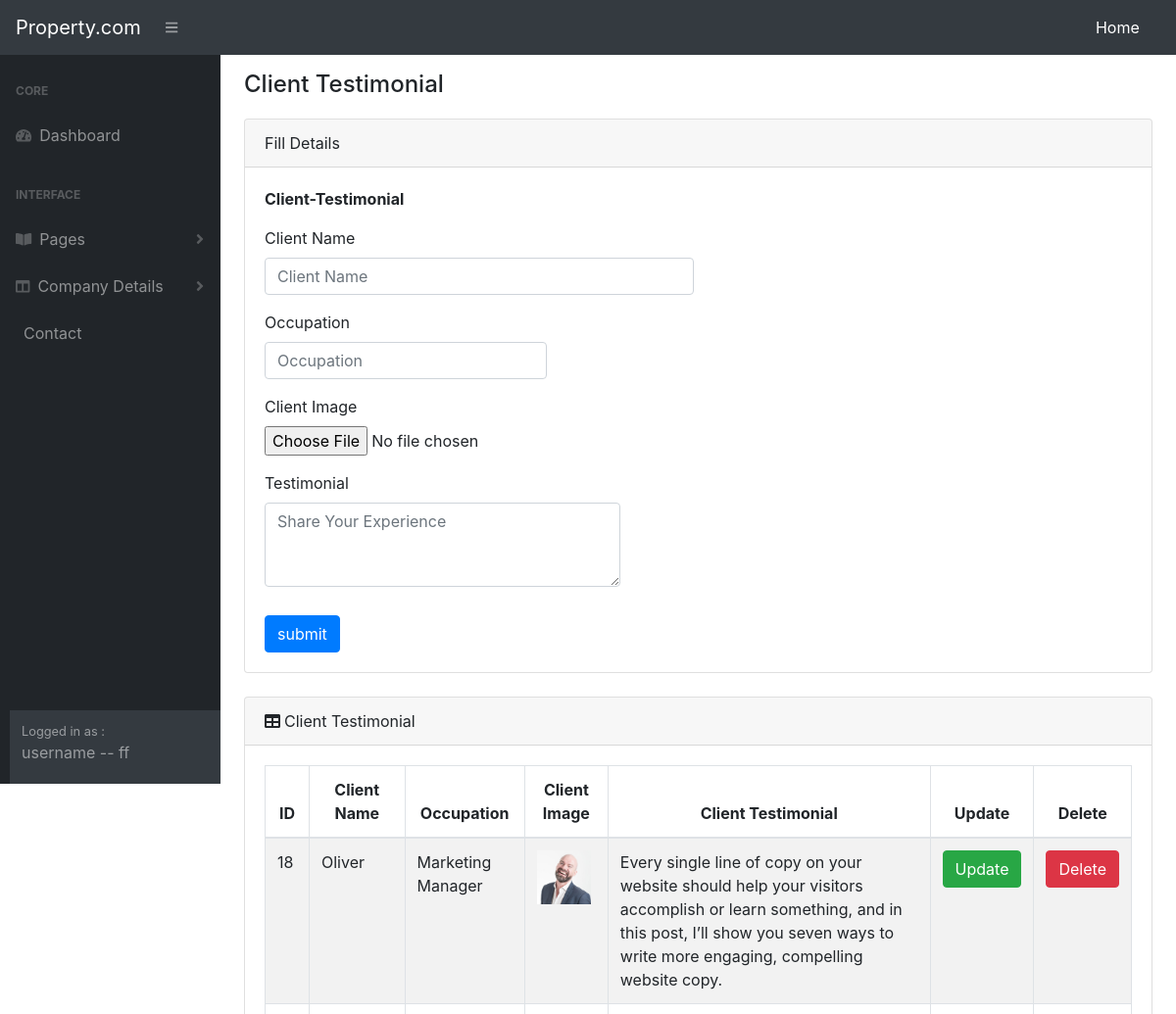
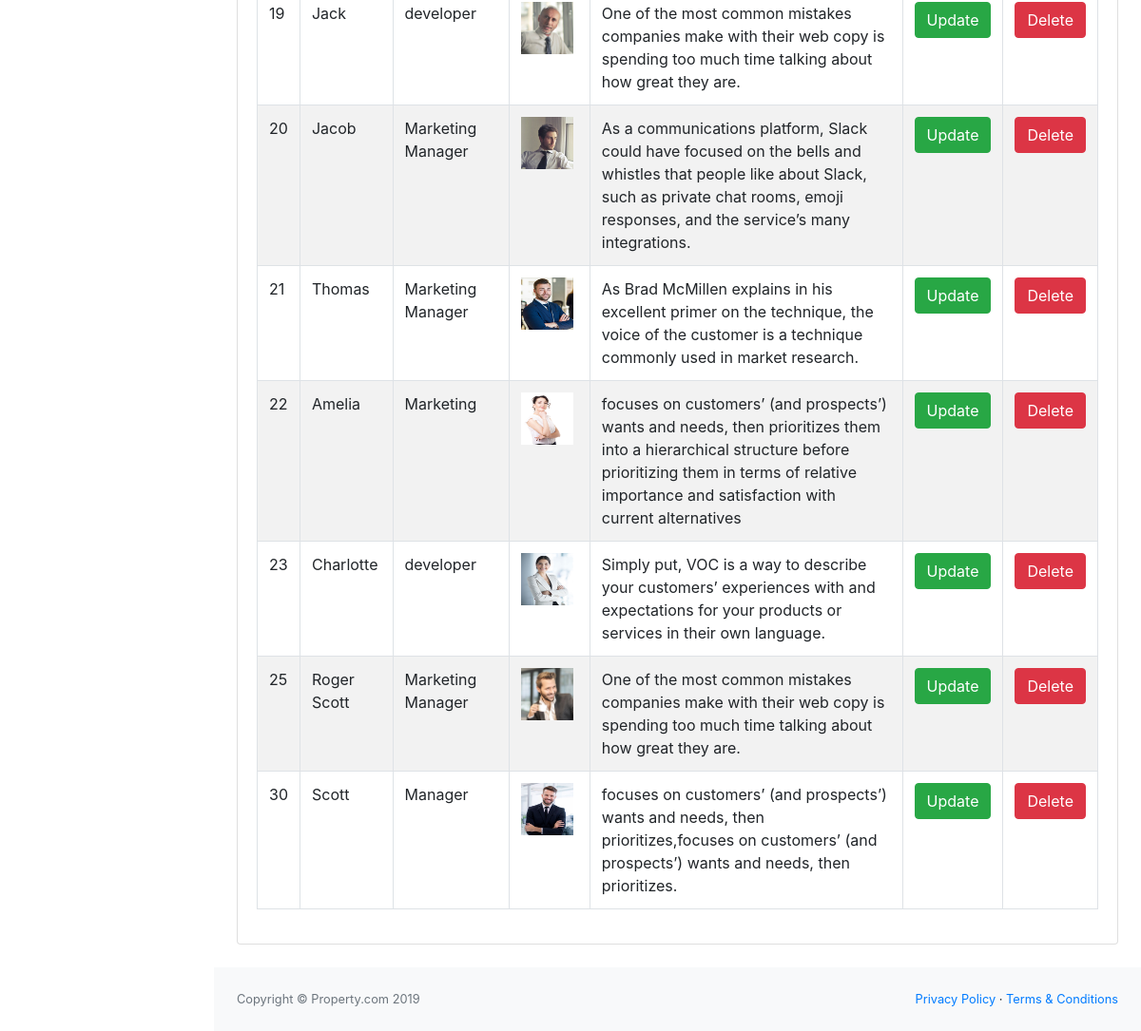
The page /admin_dashboard/dist/client-testimonial.php (signed in) on the database its author committed (2 pictures, top to bottom).
### tables this page shows
CREATE TABLE `client_testimonial` (
  `testimonial_id` int(11) NOT NULL,
  `testimonial` varchar(245) NOT NULL,
  `testimonial_name` varchar(245) NOT NULL,
  `testimonial_occupation` varchar(245) NOT NULL,
  `testimonial_image` varchar(245) NOT NULL
);

### admin_dashboard/dist/client-testimonial.php (the view, shortened to what this page needs)
<?php
  include("config.php");
  $result = mysqli_query($mysqli,"select * from client_testimonial order by testimonial_id asc");
?>
<?php
  include("navbar.php");
?>
<div id="layoutSidenav">
  <?php
    include("sidebar.php");
  ?>
  <div id="layoutSidenav_content">
                  <main>
                    <div class="container-fluid">
                        <h4 class="mt-3" style="margin-bottom: 20px;">Client Testimonial</h4>
                            <div class="card mb-4">
                              <div class="card-header">Fill Details</div>
                              <div class="card-body">
                                <form action="client-testimonial-fun.php" method="POST" enctype="multipart/form-data">
                                  <div class="form-row">
                                    <div class="form-group col-md-6">
                                      <label for="pdetails" style="font-weight: 700;  margin-bottom:-3px ">Client-Testimonial</label>
                                    </div>
                                  </div>
                                  <div class="form-row">
                                    <div class="form-group col-md-6">
                                      <label for="client-name">Client Name </label>
                                      <input type="text" class="form-control" name="client-name" id="client-name" placeholder="Client Name">
                                    </div>
                                  </div>
                                  <div class="form-row">
                                    <div class="form-group col-md-4">
                                      <label for="occupation">Occupation</label>
                                      <input type="text" class="form-control" name="occupation" id="occupation" placeholder="Occupation">
                                    </div>
                                  </div>
                                  <div class="form-row">
                                    <div class="form-group col-md-6">
                                      <label for="testimonial_image">Client Image</label><br>
                                      <input type="file" name="testimonial_image" id="testimonial_image" accept="image/*">
                                    </div>
                                  </div>
                                  <div class="form-row">
                                    <div class="form-group col-md-5">
                                      <label for="testimonial">Testimonial</label>
                                      <textarea class="form-control z-depth-1" name="testimonial" id="testimonial" rows="3" placeholder="Share Your Experience"></textarea>
                                    </div>
                                  </div>
                                  <input type="submit" class="btn btn-primary" style="margin-top:1.5%" name="testimonial-submit" value="submit">
                              </form>
                             </div>
                            </div>
                            <div class="card mb-4">
                              <div class="card-header"><i class="fas fa-table mr-1"></i>Client Testimonial</div>
                                <div class="card-body">
                                  <div class="table-responsive">
                                      <table class="table table-striped table-bordered" width="100%"
                                        cellspacing="0">
                                        <thead>
                                            <tr style="text-align: center;">
                                              <th>ID</th>
                                              <th>Client Name</th>
                                              <th>Occupation</th>
                                              <th>Client Image</th>
                                              <th>Client Testimonial</th>
                                              <th>Update</th>
                                              <th>Delete</th>
                                            </tr>
                                          </thead>
                                        <?php
                                        while ($res = mysqli_fetch_array($result))
                                        {
                                        ?>
                                            <tr>
                                              <td><?php echo $res['testimonial_id']; ?></td>
                                              <td><?php echo $res['testimonial_name']; ?></td>
                                              <td><?php echo $res['testimonial_occupation']; ?></td>
                                              <td><?php echo '<img src="../../images1/'.$res['testimonial_image'].'"height="55px;" width="55px;" alt="Image">' ?></td>
                                              <td><?php echo $res['testimonial']; ?></td>
                                              <td><button class="btn btn-success"><a href="client-testimonial-update.php?testimonial_id=<?php
                                              echo $res['testimonial_id']; ?>" class="text-white">Update</a>
                                              </button></td>
                                              <td><button class="btn btn-danger"><a href="client-testimonial-fun.php?testimonial_id=<?php
                                              echo $res['testimonial_id']; ?>" class="text-white">Delete</a>
                                              </button></td>
                                          </tr>
                                      <?php } ?>
                                      </table>
                                  </div>
                                </div>
                            </div>
                    </div>
                </main>
    <?php
      include("admin-panel-footer.php");
    ?>
    </div>
</div>

### admin_dashboard/dist/navbar.php (shortened to what this page needs)
<!DOCTYPE html>
<html lang="en">
    <head>
        <link href="css/styles.css" rel="stylesheet" />
        <link href="https://cdn.datatables.net/1.10.20/css/dataTables.bootstrap4.min.css" rel="stylesheet" />
    </head>
    <body class="sb-nav-fixed">
        <nav class="sb-topnav navbar navbar-expand navbar-dark bg-dark">
            <a class="navbar-brand" href="admin-index.php">Property.com</a><button class="btn btn-link btn-sm order-1 order-lg-0" id="sidebarToggle" href="#"><i class="fas fa-bars"></i></button>
            <ul class="navbar-nav ml-auto ml-md-0">
                <li class="nav-item">
                    <a href="../../index.php" class="nav-link" style="color: white; margin-right:35px; margin-left: 920px">Home</a>
                </li>
            </ul>
        </nav>
    </body>
</html>

### admin_dashboard/dist/sidebar.php (shortened to what this page needs)
<!DOCTYPE html>
<html lang="en">
    <head>
        <link href="css/styles.css" rel="stylesheet" />
        <link href="https://cdn.datatables.net/1.10.20/css/dataTables.bootstrap4.min.css" rel="stylesheet" />
    </head>
    <body class="sb-nav-fixed">
            <div id="layoutSidenav_nav">
                <nav class="sb-sidenav accordion sb-sidenav-dark" id="sidenavAccordion">
                    <div class="sb-sidenav-menu">
                        <div class="nav">
                            <div class="sb-sidenav-menu-heading">Core</div>
                            <a class="nav-link" href="admin-index.php"><div class="sb-nav-link-icon"><i class="fas fa-tachometer-alt"></i></div>Dashboard</a>
                            <div class="sb-sidenav-menu-heading">Interface</div>
                            <a class="nav-link collapsed" href="#" data-toggle="collapse" data-target="#collapsePages"
                                aria-expanded="false" aria-controls="collapsePages">
                                <div class="sb-nav-link-icon">
                                    <i class="fas fa-book-open"></i>
                                </div>Pages
                                <div class="sb-sidenav-collapse-arrow">
                                    <i class="fas fa-angle-down"></i>
                                </div>
                            </a>
                            <a class="nav-link collapsed" href="#" data-toggle="collapse"
                                data-target="#collapseLayouts" aria-expanded="false" aria-controls="collapseLayouts">
                                <div class="sb-nav-link-icon"><i class="fas fa-columns"></i></div>Company Details
                                <div class="sb-sidenav-collapse-arrow"><i class="fas fa-angle-down"></i></div>
                            </a>
                            <a class="nav-link" href="contact-details.php"><div class="sb-nav-link-icon"></div>Contact</a>
                        </div>
                    </div>
                    <div class="sb-sidenav-footer" style="margin: 0px 0px 0px 10px;">
                        <div class="small">Logged in as :</div>username --
                       <label><?php echo $_SESSION['username']?></label>
                    </div>
                </nav>
            </div>
    </body>
</html>

### admin_dashboard/dist/admin-panel-footer.php (shortened to what this page needs)
<!DOCTYPE html>
<html lang="en">
    <head>
        <link href="css/styles.css" rel="stylesheet" />
        <link href="https://cdn.datatables.net/1.10.20/css/dataTables.bootstrap4.min.css" rel="stylesheet" />
    </head>
    <body class="sb-nav-fixed">
                <footer class="py-4 bg-light mt-auto">
                    <div class="container-fluid">
                        <div class="d-flex align-items-center justify-content-between small">
                            <div class="text-muted">Copyright &copy; Property.com 2019</div>
                            <div>
                                <a href="#">Privacy Policy</a>
                                &middot;
                                <a href="#">Terms &amp; Conditions</a>
                            </div>
                        </div>
                    </div>
                </footer>
    </body>
</html>

### rows shown on the page
client_testimonial: testimonial_id "18", testimonial_name "Oliver", testimonial_occupation "Marketing Manager", testimonial_image (picture), testimonial "Every single line of copy on your website should help your visitors accomplish or learn something, and in this post, I’ll show you seven ways to write more engaging, compelling website copy."
client_testimonial: testimonial_id "19", testimonial_name "Jack", testimonial_occupation "developer", testimonial_image (picture), testimonial "One of the most common mistakes companies make with their web copy is spending too much time talking about how great they are."
client_testimonial: testimonial_id "20", testimonial_name "Jacob", testimonial_occupation "Marketing Manager", testimonial_image (picture), testimonial "As a communications platform, Slack could have focused on the bells and whistles that people like about Slack, such as private chat rooms, emoji responses, and the service’s many integrations."
client_testimonial: testimonial_id "21", testimonial_name "Thomas", testimonial_occupation "Marketing Manager", testimonial_image (picture), testimonial "As Brad McMillen explains in his excellent primer on the technique, the voice of the customer is a technique commonly used in market research."
client_testimonial: testimonial_id "22", testimonial_name "Amelia", testimonial_occupation "Marketing", testimonial_image (picture), testimonial "focuses on customers’ (and prospects’) wants and needs, then prioritizes them into a hierarchical structure before prioritizing them in terms of relative importance and satisfaction with current alternatives"
client_testimonial: testimonial_id "23", testimonial_name "Charlotte", testimonial_occupation "developer", testimonial_image (picture), testimonial "Simply put, VOC is a way to describe your customers’ experiences with and expectations for your products or services in their own language."
client_testimonial: testimonial_id "25", testimonial_name "Roger Scott", testimonial_occupation "Marketing Manager", testimonial_image (picture), testimonial "One of the most common mistakes companies make with their web copy is spending too much time talking about how great they are."
client_testimonial: testimonial_id "30", testimonial_name "Scott", testimonial_occupation "Manager", testimonial_image (picture), testimonial "focuses on customers’ (and prospects’) wants and needs, then prioritizes,focuses on customers’ (and prospects’) wants and needs, then prioritizes."

### other values the page prints
$_SESSION['username'] "ff"
